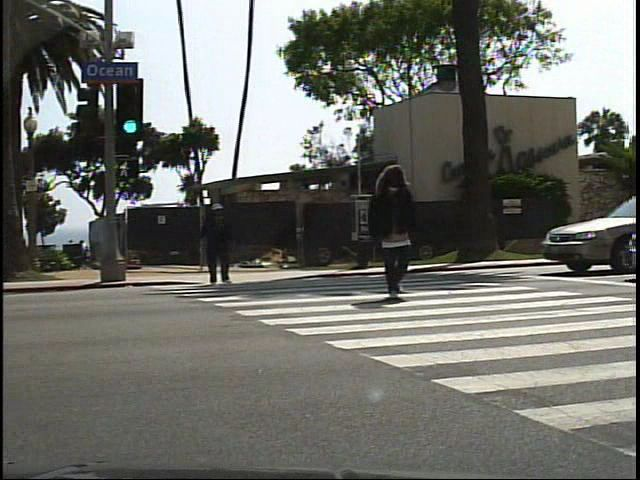
#> input picture I00022.jpg, 640 x 480 px
$ jupyter execute --allow-errors kernel.ipynb   (shell and % lines are left out)
#> lines starting #> are read from the running program, lines starting #| are printed output that depends on the picture
[cell 1]

from matplotlib import pyplot as plt
from skimage import io
import numpy as np

[cell 2]
FILENAME = 'I00022.jpg'

[cell 3]
sample = io.imread(FILENAME, as_gray=True)
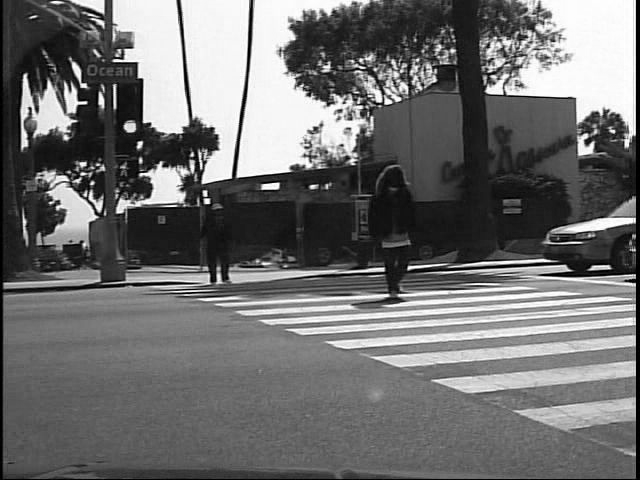
#> sample: shape (480, 640) float64; min 0, max 1, mean 0.437

[cell 4]
plt.imshow(sample, cmap='gray')
plt.show()

[cell 5]
file_object  = open('V004.txt', 'r').readlines()
#> (reads V004.txt from the repository)

[cell 6]
data, header = list(), list()

for i, line in enumerate(file_object):
    if line[:3] == 'lbl':
        header.append(line)
        tmp = file_object[i + 1].replace('pos =[', '')
        tmp = tmp.replace(']', '').replace(';', '')
        data.append(list(tmp.split()))

[cell 7]
point = list(map(float, data[0][84:88]))

[cell 8]
import matplotlib.patches as patches

[cell 9]
fig,ax = plt.subplots(1)
ax.imshow(sample, cmap='gray')

rect = patches.Rectangle((361, 162), 66, 150, linewidth=1,
                         edgecolor='r', facecolor='none')
ax.add_patch(rect)
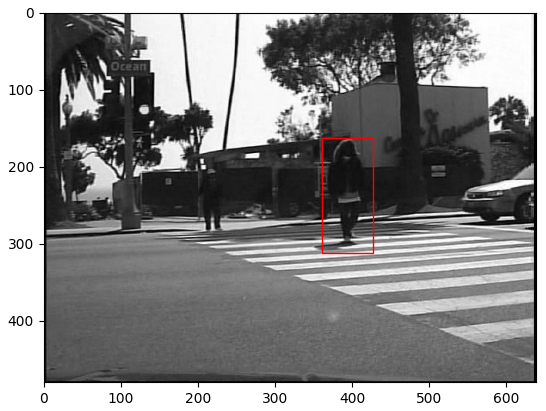
#> figure drawn by matplotlib, 1 panel
